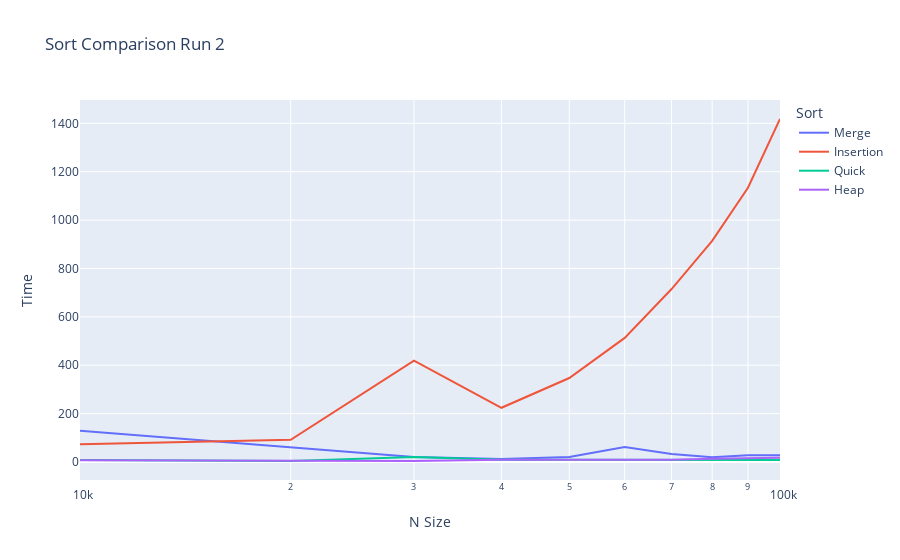

The notebook cell this image was saved under:
### Markdown cell above
### Please click an algorithm in legend to disable the plot.

### Code cell
# Create a dataframe using the pandas library
df = pd.DataFrame(sortCompare2)
# Create an interactive figure using the plotly express library
fig = px.line(df, x="N Size", y="Time",color = "Sort",log_x = True, title = "Sort Comparison Run 2" )
fig.show()

### Figure 1 — Plotly figure (JSON) as saved in the notebook; plotly's stock layout.template omitted (floating-point values rounded to 4 significant figures)
{"data": [{"hovertemplate": "Sort=Merge<br>N Size=%{x}<br>Time=%{y}<extra></extra>", "legendgroup": "Merge", "line": {"color": "#636efa", "dash": "solid"}, "mode": "lines", "name": "Merge", "showlegend": true, "type": "scatter", "x": [10000, 20000, 30000, 40000, 50000, 60000, 70000, 80000, 90000, 100000], "xaxis": "x", "y": [129, 59, 21, 12, 21, 62, 33, 19, 28, 28], "yaxis": "y"}, {"hovertemplate": "Sort=Insertion<br>N Size=%{x}<br>Time=%{y}<extra></extra>", "legendgroup": "Insertion", "line": {"color": "#EF553B", "dash": "solid"}, "mode": "lines", "name": "Insertion", "showlegend": true, "type": "scatter", "x": [10000, 20000, 30000, 40000, 50000, 60000, 70000, 80000, 90000, 100000], "xaxis": "x", "y": [73, 92, 419, 224, 347, 513, 715, 914, 1134, 1418], "yaxis": "y"}, {"hovertemplate": "Sort=Quick<br>N Size=%{x}<br>Time=%{y}<extra></extra>", "legendgroup": "Quick", "line": {"color": "#00cc96", "dash": "solid"}, "mode": "lines", "name": "Quick", "showlegend": true, "type": "scatter", "x": [10000, 20000, 30000, 40000, 50000, 60000, 70000, 80000, 90000, 100000], "xaxis": "x", "y": [8, 4, 21, 9, 9, 9, 6, 6, 8, 8], "yaxis": "y"}, {"hovertemplate": "Sort=Heap<br>N Size=%{x}<br>Time=%{y}<extra></extra>", "legendgroup": "Heap", "line": {"color": "#ab63fa", "dash": "solid"}, "mode": "lines", "name": "Heap", "showlegend": true, "type": "scatter", "x": [10000, 20000, 30000, 40000, 50000, 60000, 70000, 80000, 90000, 100000], "xaxis": "x", "y": [7, 7, 4, 9, 9, 11, 9, 13, 14, 17], "yaxis": "y"}], "layout": {"legend": {"title": {"text": "Sort"}, "tracegroupgap": 0}, "title": {"text": "Sort Comparison Run 2"}, "xaxis": {"anchor": "y", "domain": [0, 1], "title": {"text": "N Size"}, "type": "log"}, "yaxis": {"anchor": "x", "domain": [0, 1], "title": {"text": "Time"}}}}
